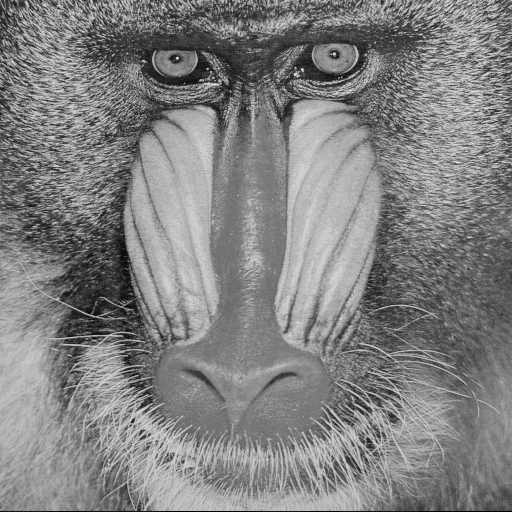
#> input picture MC920/miguel_ra174847_Trabalho2/baboon.png, 512 x 512 px, found by its file name
$ jupyter execute trabalho1_174847.ipynb
#> lines starting #> are read from the running program, lines starting #| are printed output that depends on the picture
[cell 1]
#Nome: Miguel Augusto Silva Guida  RA: 174847
# Trabalho 1 MC920


import cv2
import numpy as np
import matplotlib.pyplot as plt

#1.1 Resolucao de Imagens

# Ideia inicial para reduzir resolucao da imagem pela metade,
#  mantendo os valores medios da vizinhanca 2x2 a cada reducao.
def reduce_resolution_in_half(img):
    new_dimension = int(len(img)/2)
    r = np.zeros((new_dimension,new_dimension,4))
    r[::,::,0] = img[::2, ::2]
    r[::,::,1] = img[1::2, ::2]
    r[::,::,2] = img[::2, 1::2]
    r[::,::,3] = img[1::2, 1::2]
    resized = np.floor(np.mean(r, axis=2))

    return resized

# Maneira mais eficiente de se reduzir uma imagem, utilizando cv2.resize(interpolation=cv2.INTER_AREA)
def reduce_resolution_in_half_vectorized(img):
    new_dimension =  int(len(img)/2)
    print(new_dimension)
    resized = cv2.resize(img,dsize=(new_dimension,new_dimension), interpolation=cv2.INTER_AREA)
    return resized

img = cv2.imread('baboon.png', cv2.IMREAD_GRAYSCALE)
#> img is the input picture: shape (512, 512); min 0, max 230, mean 129.1
dimension = img.shape[0]
#> dimension = 512

# Gera imagens reduzidas. Guarda a imagem reduzida na variavel 'resized', e
#  utiliza outra variavel 'saved' para receber a imagem reduzida e salvar na dimensao original (512x512).
resized = reduce_resolution_in_half_vectorized(img)
#> in reduce_resolution_in_half_vectorized, `new_dimension =  int(len(img)/2)`: new_dimension = 256
#| 256
saved = cv2.resize(resized,dsize=(dimension,dimension), interpolation=cv2.INTER_AREA)
cv2.imwrite('baboon256.png', saved)
plt.imshow(resized, cmap='gray')
plt.show()

# Passa imagem resultante da reducao anterior como parametro para as proximas reducoes.
resized = reduce_resolution_in_half_vectorized(resized)
#| 128
saved = cv2.resize(resized,dsize=(dimension,dimension), interpolation=cv2.INTER_AREA)
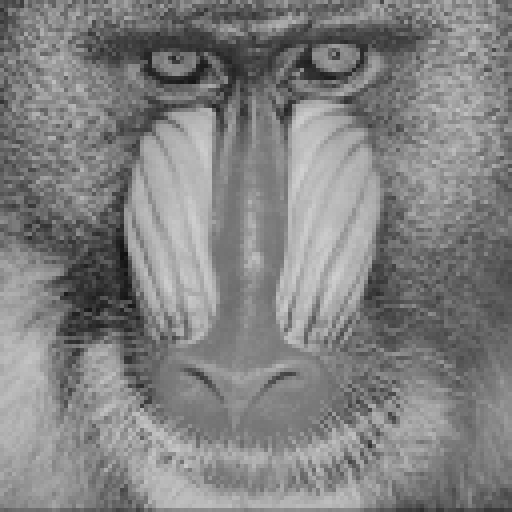
#> saved: shape (512, 512); min 17, max 209, mean 129.4
cv2.imwrite('baboon128.png', saved)
plt.imshow(resized, cmap='gray')
plt.show()

resized = reduce_resolution_in_half_vectorized(resized)
#> in reduce_resolution_in_half_vectorized (call 3), `new_dimension =  int(len(img)/2)`: new_dimension = 64
#| 64
#> in reduce_resolution_in_half_vectorized (call 3), `resized = cv2.resize(img,dsize=(new_dimension,new_dimension), interpol..`:
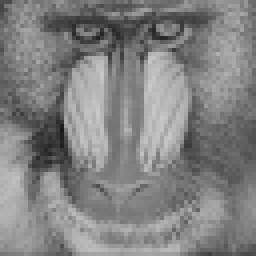
#> resized: shape (64, 64) (shown 4 times larger); min 25, max 203, mean 129.5
saved = cv2.resize(resized,dsize=(dimension,dimension), interpolation=cv2.INTER_AREA)
cv2.imwrite('baboon64.png', saved)
plt.imshow(resized, cmap='gray')
plt.show()

resized = reduce_resolution_in_half_vectorized(resized)
#| 32
saved = cv2.resize(resized,dsize=(dimension,dimension), interpolation=cv2.INTER_AREA)
cv2.imwrite('baboon32.png', saved)
plt.imshow(resized, cmap='gray')
plt.show()

resized = reduce_resolution_in_half_vectorized(resized)
#| 16
saved = cv2.resize(resized,dsize=(dimension,dimension), interpolation=cv2.INTER_AREA)
cv2.imwrite('baboon16.png', saved)
plt.imshow(resized, cmap='gray')
plt.show()
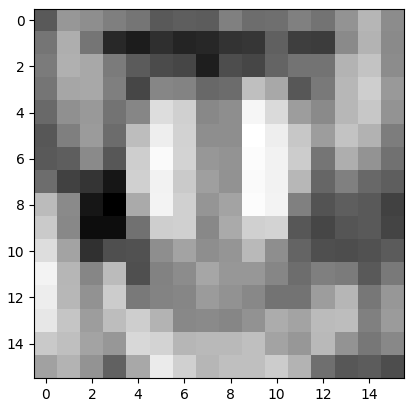
#> figure drawn by matplotlib, 1 panel

resized = reduce_resolution_in_half_vectorized(resized)
#| 8
saved = cv2.resize(resized,dsize=(dimension,dimension), interpolation=cv2.INTER_AREA)
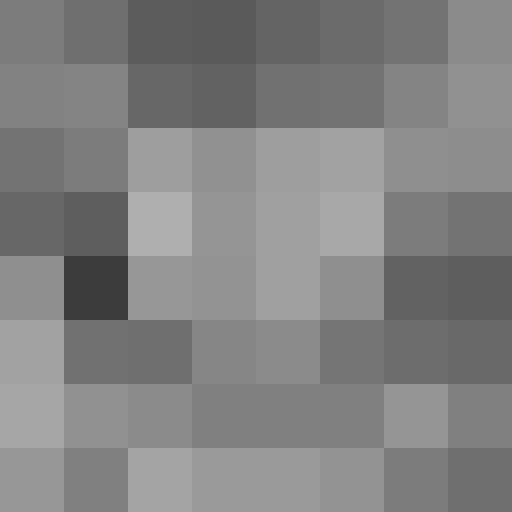
#> saved: shape (512, 512); min 61, max 174, mean 129.9
cv2.imwrite('baboon8.png', saved)
plt.imshow(resized, cmap='gray')
plt.show()
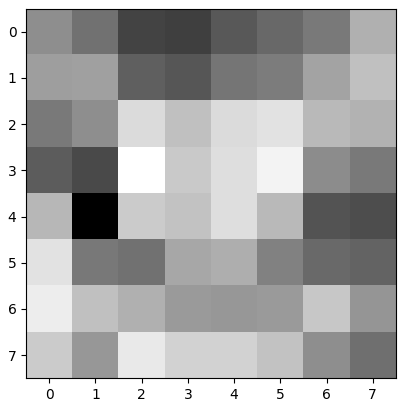
#> figure drawn by matplotlib, 1 panel

[cell 2]
#1.2 Quantizacao de Imagens

img = cv2.imread('baboon.png', cv2.IMREAD_GRAYSCALE)

# Utiliza shift right nos pixels da imagem para reduzir a profundidade
#  para cada nivel, aumentamos a quantidade de bits no shift ate 7 shifts.
i = 1
while(i <= 7):
    img = cv2.imread('baboon.png', cv2.IMREAD_GRAYSCALE)
    img[:] = np.right_shift(img,i)
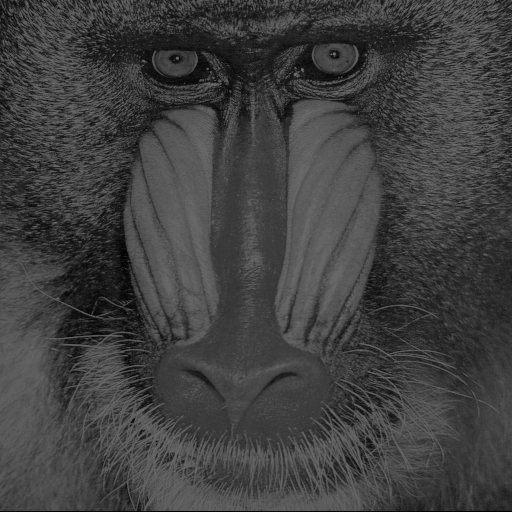
#> img: shape (512, 512); min 0, max 115, mean 64.3
    print('baboon_'+str(int(256/2**i))+'niveis')
    # Para salvar a imagem, utilizamos o plt.imsave(), para adequarmos o novo intervalo de niveis de cinza.
    plt.imsave('baboon_'+str(int(256/2**i))+'niveis.png',img, vmin=0, vmax=((256/2**i)-1), cmap='gray', format='png')
    plt.imshow(img, cmap='gray')
    plt.show()
    i += 1

[cell 3]
#1.3 Transformacoes Lineares e Nao Lineares

img = cv2.imread('baboon.png', cv2.IMREAD_GRAYSCALE)


# Transformacao Logaritmo (base 10)
# a*log10(f + 1)
a = 255/np.log(1+np.max(img))
#> a = 46.85

img[:] = np.floor(a*np.log10(img + 1))
plt.imsave('baboon_logaritmo0.png',img, vmin=0, vmax=int(np.max(img)), cmap='gray', format='png')
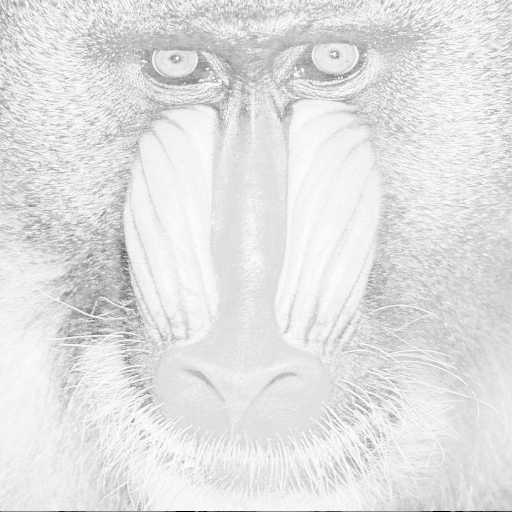
#> saved as baboon_logaritmo0.png: shape (512, 512, 3); min 0, max 255, mean 225.6
# show image
plt.imshow(img, cmap='gray')
plt.show()
#plt.hist(img.ravel(),int(np.max(img)),[0,int(np.max(img))]);
#plt.savefig("hist_logaritmo0.png")
#plt.show()

# Transformacao Exponencial
# a*(e^f - 1)
img = cv2.imread('baboon.png', cv2.IMREAD_GRAYSCALE)

ratio = 1/np.max(img) # constante para normalizar os valores dos pixels
#> ratio = 0.00435
a = (230/np.exp(1))   # constante para ajustar os niveis de cinza
img[:] = np.floor(a*(np.exp(img*ratio) -1))
plt.imsave('baboon_exponencial0.png',img, vmin=0, vmax=int(np.max(img)), cmap='gray', format='png')
# show image
plt.imshow(img, cmap='gray')
plt.show()
#plt.hist(img.ravel(),int(np.max(img)),[0,int(np.max(img))]);
#plt.savefig("hist_exponencial0.png")
#plt.show()

# Transformacao Quadrado
# a*(f*f)
img = cv2.imread('baboon.png', cv2.IMREAD_GRAYSCALE)

ratio = 1/np.max(img) # constante para normalizar os valores dos pixels
a = np.max(img)       # constante para ajustar os niveis de cinza
#> a = 230
img[:] = np.floor(np.multiply(img*ratio,img*ratio)* a)
plt.imsave('baboon_quadrado.png',img, vmin=0, vmax=int(np.max(img)), cmap='gray', format='png')
# show image
plt.imshow(img, cmap='gray')
plt.show()
#plt.hist(img.ravel(),int(np.max(img)),[0,int(np.max(img))]);
#plt.savefig("hist_quadrado.png")
#plt.show()


# Transformacao Raiz Quadrada
# sqrt(f)
img = cv2.imread('baboon.png', cv2.IMREAD_GRAYSCALE)

img[:] = np.floor(np.sqrt(img))
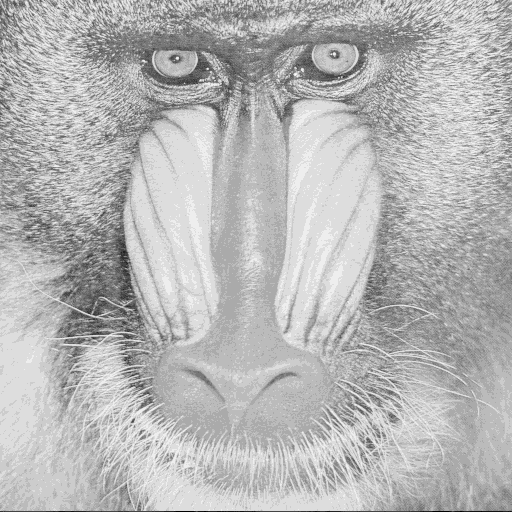
#> img: shape (512, 512); min 0, max 15, mean 10.71; drawn with min black and max white
plt.imsave('baboon_raiz_quadr.png',img, vmin=0, vmax=int(np.max(img)), cmap='gray', format='png')
# show image
plt.imshow(img, cmap='gray')
plt.show()
#plt.hist(img.ravel(),int(np.max(img)),[0,int(np.max(img))]);
#plt.savefig("hist_raiz_quadr.png")
#plt.show()


# Alargamento de Contraste

img = cv2.imread('baboon.png', cv2.IMREAD_GRAYSCALE)

a = 64
b = 128
c = 255
alfa = 0.9
beta = 0.7
gama = 1.2
img = np.where(img <= 64, np.floor(alfa*img),
              np.where((64< img)&(img <= 128), np.floor(beta*(img - a) + alfa*a)
                       ,np.floor(gama*(img - b) + beta*(b - a) + alfa*a)))
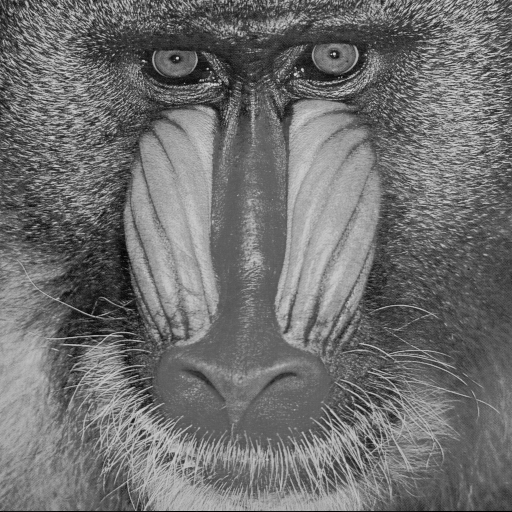
#> img: shape (512, 512) float64; min 0, max 224, mean 111.5
#print(np.max(img), np.min(img))
#print(img)
# show image
plt.imsave('baboon_alarg_contrstBalanced.png',img, vmin=0, vmax=int(np.max(img)), cmap='gray', format='png')
plt.imshow(img, cmap='gray')
plt.show()

plt.hist(img.ravel(),int(np.max(img)),[0,int(np.max(img))]);
plt.savefig("hist_alargamentoBalanced.png")
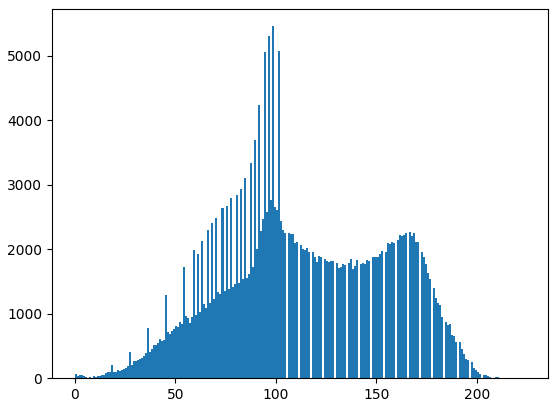
#> figure drawn by matplotlib, 1 panel; tallest bar 5458 high, from x = 98 to 99
plt.show()

$ run again, with MC920/miguel_ra174847_Trabalho2/butterfly.png copied over MC920/miguel_ra174847_Trabalho2/baboon.png
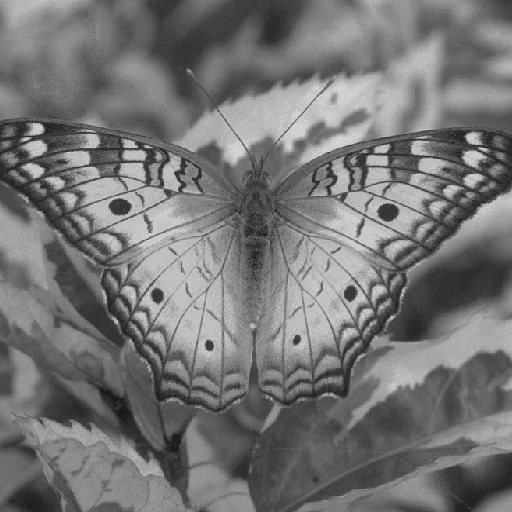
#> input picture MC920/miguel_ra174847_Trabalho2/butterfly.png, 512 x 512 px, found by its file name
#> img is the input picture: shape (512, 512); min 27, max 212, mean 116.8
#> new_dimension = 256
#| 256
#| 128
#> resized: shape (128, 128)
#| 64
#> resized: shape (64, 64)
#| 32
#> resized: shape (32, 32)
#| 16
#| 8
#> `a = 255/np.log(1+np.max(img))`: a = 47.56
#> `plt.imsave('baboon_logaritmo0.png',img, vmin=0, vmax=int(np.max(img)),..`:
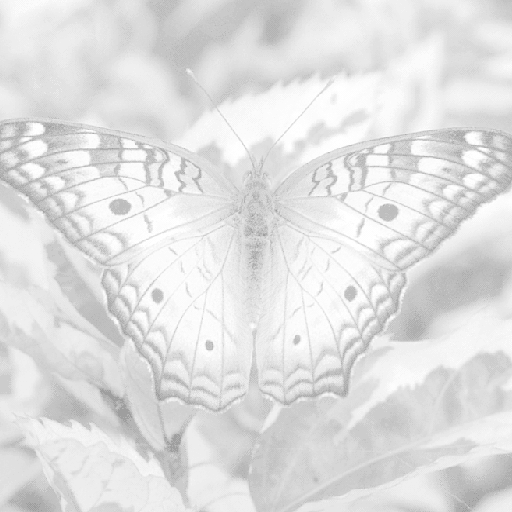
#> saved as baboon_logaritmo0.png: shape (512, 512, 3); min 158, max 255, mean 224.2
#> ratio = 0.00472
#> `a = np.max(img)`: a = 212
#> `plt.savefig("hist_alargamentoBalanced.png")`:
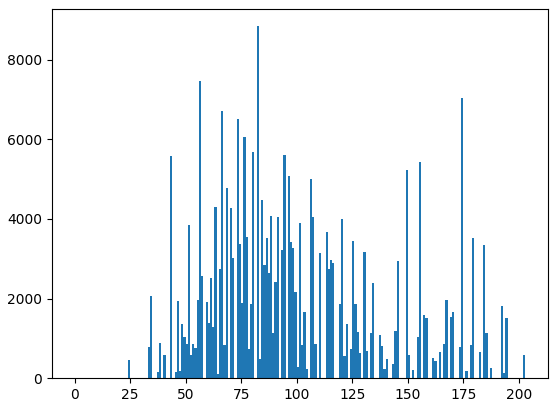
#> figure drawn by matplotlib, 1 panel; tallest bar 8844 high, from x = 82 to 83
